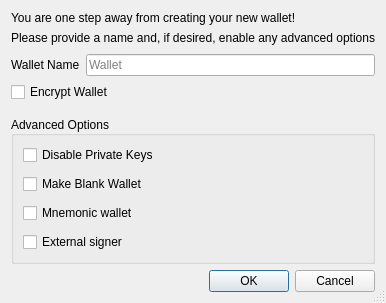
<?xml version="1.0" encoding="UTF-8"?>
<ui version="4.0">
 <class>CreateWalletDialog</class>
 <widget class="QDialog" name="CreateWalletDialog">
  <property name="geometry">
   <rect>
    <x>0</x>
    <y>0</y>
    <width>371</width>
    <height>298</height>
   </rect>
  </property>
  <property name="windowTitle">
   <string>Create Wallet</string>
  </property>
  <property name="sizeGripEnabled">
   <bool>true</bool>
  </property>
  <layout class="QVBoxLayout" name="verticalLayout">
   <item>
    <widget class="QLabel" name="label_description">
     <property name="sizePolicy">
      <sizepolicy hsizetype="Preferred" vsizetype="Preferred">
       <horstretch>0</horstretch>
       <verstretch>0</verstretch>
      </sizepolicy>
     </property>
     <property name="text">
      <string>You are one step away from creating your new wallet!</string>
     </property>
     <property name="alignment">
      <set>Qt::AlignLeading|Qt::AlignLeft|Qt::AlignVCenter</set>
     </property>
     <property name="wordWrap">
      <bool>false</bool>
     </property>
    </widget>
   </item>
   <item>
    <widget class="QLabel" name="label_subdescription">
     <property name="text">
      <string>Please provide a name and, if desired, enable any advanced options</string>
     </property>
    </widget>
   </item>
   <item>
    <spacer name="verticalSpacer">
     <property name="orientation">
      <enum>Qt::Vertical</enum>
     </property>
     <property name="sizeType">
      <enum>QSizePolicy::Fixed</enum>
     </property>
     <property name="sizeHint" stdset="0">
      <size>
       <width>20</width>
       <height>3</height>
      </size>
     </property>
    </spacer>
   </item>
   <item>
    <layout class="QHBoxLayout" name="horizontalLayout">
     <item>
      <widget class="QLabel" name="wallet_name_label">
       <property name="text">
        <string>Wallet Name</string>
       </property>
      </widget>
     </item>
     <item>
      <widget class="QLineEdit" name="wallet_name_line_edit">
       <property name="minimumSize">
        <size>
         <width>262</width>
         <height>0</height>
        </size>
       </property>
       <property name="placeholderText">
        <string>Wallet</string>
       </property>
      </widget>
     </item>
    </layout>
   </item>
   <item>
    <widget class="QCheckBox" name="encrypt_wallet_checkbox">
     <property name="toolTip">
      <string>Encrypt the wallet. The wallet will be encrypted with a passphrase of your choice.</string>
     </property>
     <property name="text">
      <string>Encrypt Wallet</string>
     </property>
     <property name="checked">
      <bool>false</bool>
     </property>
    </widget>
   </item>
   <item>
    <spacer name="verticalSpacer_1">
     <property name="orientation">
      <enum>Qt::Vertical</enum>
     </property>
     <property name="sizeType">
      <enum>QSizePolicy::Fixed</enum>
     </property>
     <property name="sizeHint" stdset="0">
      <size>
       <width>20</width>
       <height>8</height>
      </size>
     </property>
    </spacer>
   </item>
   <item>
    <widget class="QGroupBox" name="groupBox">
     <property name="title">
      <string>Advanced Options</string>
     </property>
     <property name="alignment">
      <set>Qt::AlignLeading|Qt::AlignLeft|Qt::AlignVCenter</set>
     </property>
     <property name="flat">
      <bool>false</bool>
     </property>
     <property name="checkable">
      <bool>false</bool>
     </property>
     <layout class="QVBoxLayout" name="verticalLayout_groupbox">
      <property name="spacing">
       <number>9</number>
      </property>
      <item>
       <widget class="QCheckBox" name="disable_privkeys_checkbox">
        <property name="enabled">
         <bool>true</bool>
        </property>
        <property name="toolTip">
         <string>Disable private keys for this wallet. Wallets with private keys disabled will have no private keys and cannot have an HD seed or imported private keys. This is ideal for watch-only wallets.</string>
        </property>
        <property name="text">
         <string>Disable Private Keys</string>
        </property>
       </widget>
      </item>
      <item>
       <widget class="QCheckBox" name="blank_wallet_checkbox">
        <property name="toolTip">
         <string>Make a blank wallet. Blank wallets do not initially have private keys or scripts. Private keys and addresses can be imported using descriptors at a later time.</string>
        </property>
        <property name="text">
         <string>Make Blank Wallet</string>
        </property>
       </widget>
      </item>
      <item>
       <widget class="QCheckBox" name="mnemonic_wallet_checkbox">
        <property name="toolTip">
         <string>Create a wallet from a BIP39 seed phrase. You generate or import a mnemonic first; the wallet is created once the phrase is confirmed.</string>
        </property>
        <property name="text">
         <string>Mnemonic wallet</string>
        </property>
       </widget>
      </item>
      <item>
       <widget class="QCheckBox" name="external_signer_checkbox">
        <property name="toolTip">
         <string>Use an external signing device such as a hardware wallet. Configure the external signer script in wallet preferences first.</string>
        </property>
        <property name="text">
         <string>External signer</string>
        </property>
       </widget>
      </item>
     </layout>
    </widget>
   </item>
   <item>
    <spacer name="verticalSpacer_2">
     <property name="orientation">
      <enum>Qt::Vertical</enum>
     </property>
     <property name="sizeHint" stdset="0">
      <size>
       <width>20</width>
       <height>0</height>
      </size>
     </property>
    </spacer>
   </item>
   <item>
    <widget class="QDialogButtonBox" name="buttonBox">
     <property name="orientation">
      <enum>Qt::Horizontal</enum>
     </property>
     <property name="standardButtons">
      <set>QDialogButtonBox::Cancel|QDialogButtonBox::Ok</set>
     </property>
    </widget>
   </item>
  </layout>
 </widget>
 <tabstops>
  <tabstop>wallet_name_line_edit</tabstop>
  <tabstop>encrypt_wallet_checkbox</tabstop>
  <tabstop>disable_privkeys_checkbox</tabstop>
  <tabstop>blank_wallet_checkbox</tabstop>
  <tabstop>mnemonic_wallet_checkbox</tabstop>
  <tabstop>external_signer_checkbox</tabstop>
 </tabstops>
 <resources/>
 <connections>
  <connection>
   <sender>buttonBox</sender>
   <signal>accepted()</signal>
   <receiver>CreateWalletDialog</receiver>
   <slot>accept()</slot>
   <hints>
    <hint type="sourcelabel">
     <x>248</x>
     <y>254</y>
    </hint>
    <hint type="destinationlabel">
     <x>157</x>
     <y>274</y>
    </hint>
   </hints>
  </connection>
  <connection>
   <sender>buttonBox</sender>
   <signal>rejected()</signal>
   <receiver>CreateWalletDialog</receiver>
   <slot>reject()</slot>
   <hints>
    <hint type="sourcelabel">
     <x>316</x>
     <y>260</y>
    </hint>
    <hint type="destinationlabel">
     <x>286</x>
     <y>274</y>
    </hint>
   </hints>
  </connection>
 </connections>
</ui>
